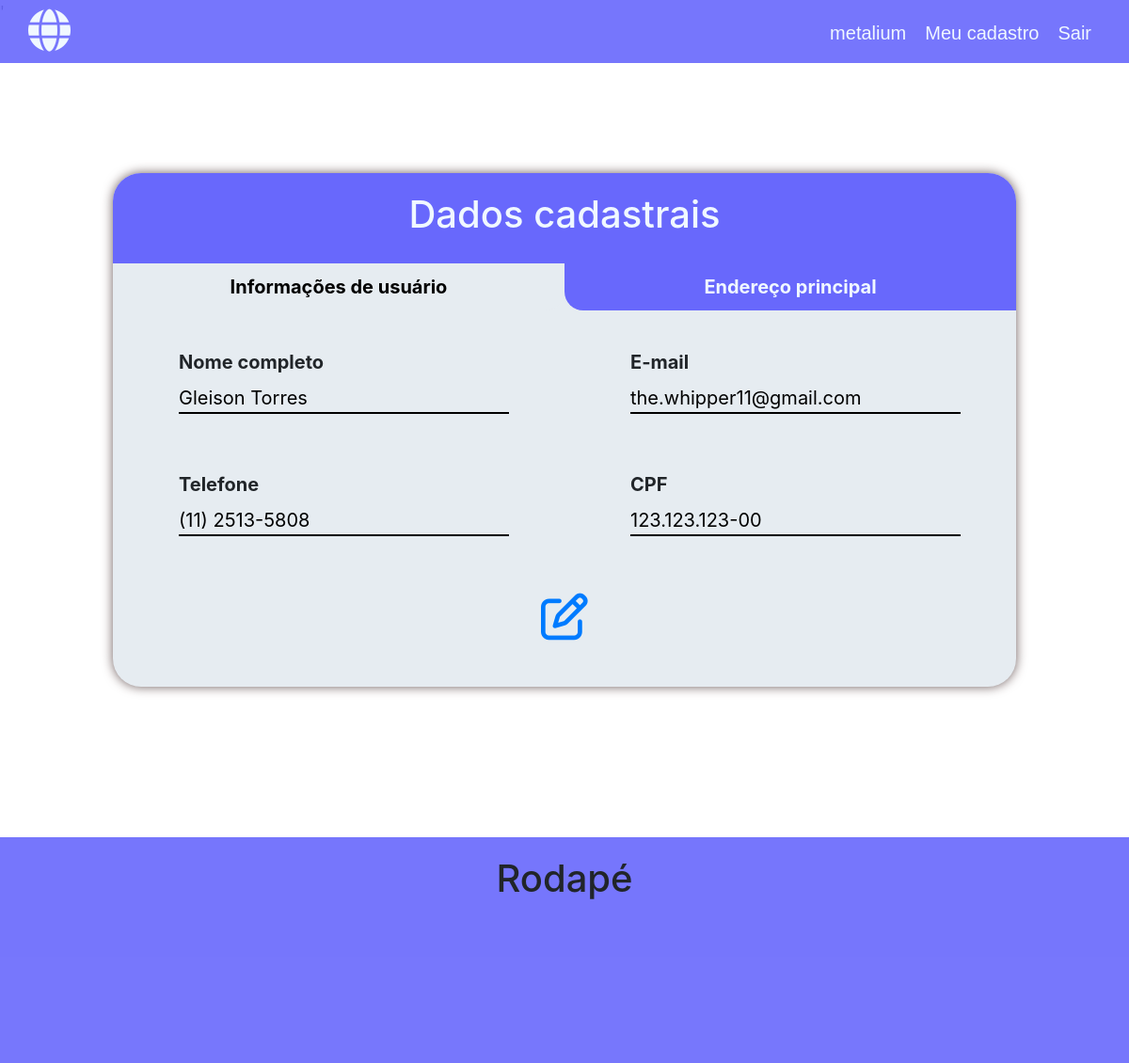
/my-profile/info/ (signed in), run on the app's committed database.
### login_register_user/models.py (models this page shows)
class DataUser(models.Model):
    objects = None
    user_profile = models.OneToOneField(User, on_delete=models.CASCADE, verbose_name='Usuário')
    cell_phone = models.CharField('Telefone', max_length=15, blank=True)
    cpf = models.CharField('CPF', max_length=14, unique=True)
    class Meta:
        verbose_name = 'Cadastro'

### my_profile/views.py (the view)
# urls.py: path('info/', views.my_info, name='info'),
@login_required(redirect_field_name='next', login_url='login')
def my_info(request):
    context = {
        'user_info': DataUser.objects.get(user_profile=request.user),
        'address': models.AddressUser.objects.filter(user=request.user, active=True)
    }
    return render(request, 'my_info.html', context)

### my_profile/templates/my_info.html (shortened to what this page needs)
{% extends 'base.html' %}
{% block 'content' %}
    <section class="section-user-info">
        <div class="info-container">
            <div class="title">
                <h1>Dados cadastrais</h1>
            </div>
            <div class="tabs">
                <button class="tab-button" id="tabStandard"  onclick="openTab(event, 'info')">Informações de usuário</button>
                <button class="tab-button" id="tabSecondary" onclick="openTab(event, 'address')" >Endereço principal</button>
            </div>
            <div id="info" class="content">
                <div class="info-group">
                    <div>
                        <label>Nome completo</label>
                        <input type="text" value="{{user_info.user_profile.first_name}} {{user_info.user_profile.last_name}}" readonly>
                    </div>
                    <div>
                        <label>E-mail</label>
                        <input type="email" value="{{user_info.user_profile.email}}" readonly>
                    </div>
                </div>
                <div class="info-group">
                    <div>
                        <label>Telefone</label>
                        <input type="text" value="{{ user_info.cell_phone }}" readonly>
                    </div>
                    <div>
                        <label>CPF</label>
                        <input type="text" placeholder="CPF" value="{{ user_info.cpf }}" readonly>
                    </div>
                </div>
                <div class="edit-container">
                    <a href="{% url 'edit_profile' user_info.pk %}"><i title="Editar dados" class="fa-regular fa-pen-to-square"></i></a>
                </div>
            </div>
        </div>
    </section>
{% endblock %}

### template_base/base.html (shortened to what this page needs)
<!DOCTYPE html>
{% load static %}
<html lang="pt-BR">
<head>
    <link rel="stylesheet" href="https://stackpath.bootstrapcdn.com/bootstrap/4.4.1/css/bootstrap.min.css">
    <link rel="stylesheet" href="https://cdnjs.cloudflare.com/ajax/libs/font-awesome/6.4.0/css/all.min.css" />
    <link rel="stylesheet" href="{% static 'css/style_home.css' %}">
    <link rel="stylesheet" href="{% static 'css/styles.css' %}">
    <link rel="stylesheet" href="{% static 'css/my_profile.css' %}">
</head>
<body>
    <nav>
        <div class="content-navbar">
            <a href="{% url 'home' %}"><i class="fa-sharp fa-solid fa-globe"></i></a>
            <ul>
                {% if user.is_authenticated %}
                <li><a href="#">{{user}}</a></li>
                <li><a href="{% url 'profile' %}">Meu cadastro</a></li>
                <li><a href="{% url 'logout' %}">Sair</a></li>
                {% else %}
                <li><a href="{% url 'login' %}">Entrar</a></li>
                <li><a href="{% url 'register' %}">Cadastrar</a></li>
                {% endif %}
            </ul>
        </div>
    </nav>
'
    {% block 'content' %}
    {% endblock %}
    <footer>
        <h1>Rodapé</h1>
    </footer>
</body>
</html>

### home/static/css/style_home.css (style rules this page uses)
html, body { height: 100%; }
body { display: flex; flex-direction: column; }
section { flex: 1 0 auto; }
footer { width: 100%; height: 30vh; background-color: rgb(104, 104, 252, 0.9); text-align: center; padding: 20px; flex-shrink: 0; }
nav { background-color: rgb(104, 104, 252, 0.9); height: 67px; display: flex; justify-content: center; position: fixed; width: 100%; z-index: 2; }
nav i { font-size: 45px; color: aliceblue; }
.content-navbar { margin-top: 10px; width: 95%; height: 40px; display: flex; justify-content: space-between; }
.content-navbar ul { list-style-type: none; display: flex; }
.content-navbar li { padding: 10px; font-size: 20px; font-family: Arial, Helvetica, sans-serif; color: aliceblue; }
.content-navbar a { text-decoration: none; color: aliceblue; }

### login_register_user/static/css/styles.css (style rules this page uses)
* { padding: 0; margin: 0; text-decoration: none; list-style: none; box-sizing: border-box; }

### my_profile/static/css/my_profile.css (style rules this page uses)
.section-user-info { padding: 160px 0px 160px 0px; }
.info-container { width: 80%; background-color: rgb(230, 236, 241); margin: 0 auto; border-radius: 30px; box-shadow: 0px 0px 12px 0px rgb(110, 93, 93); }
.info-container input { display: block; border: none; background-color:rgb(230, 236, 241); border-bottom: solid 2px; width: 90%; font-size: 20px; }
.info-container label { font-size: 20px; font-weight: bold; }
.title { background-color: rgb(104, 104, 252); width: 100%; text-align: center; padding: 20px; border-radius: 30px 30px 0px 0px; color: aliceblue; }
.info-group { display: flex; margin-top: 20px; }
.info-group div { width: 50%; padding: 20px; margin-left: 50px; }
.edit-container { margin-top: 40px; text-align: center; padding-bottom: 50px; }
.edit-container i { font-size: 50px; }
.tabs { display: flex; }
#tabStandard { border-radius: 0px 0px 20px 0px; }
#tabSecondary { border-radius: 0px 0px 0px 20px; }
.tab-button { width: 50%; background-color: rgb(104, 104, 252); color: aliceblue; border: none; padding: 10px; font-size: 20px; font-weight: bold; }
.tabs button.active { background-color: rgb(230, 236, 241); color: black; border: none; }
.content { display: none; }

### data on the page
DataUser: user_profile.first_name "Gleison Torres", user_profile.email "the.whipper11@gmail.com", cell_phone "(11) 2513-5808", cpf "123.123.123-00"

### other printed values
{{ user }} "metalium"
